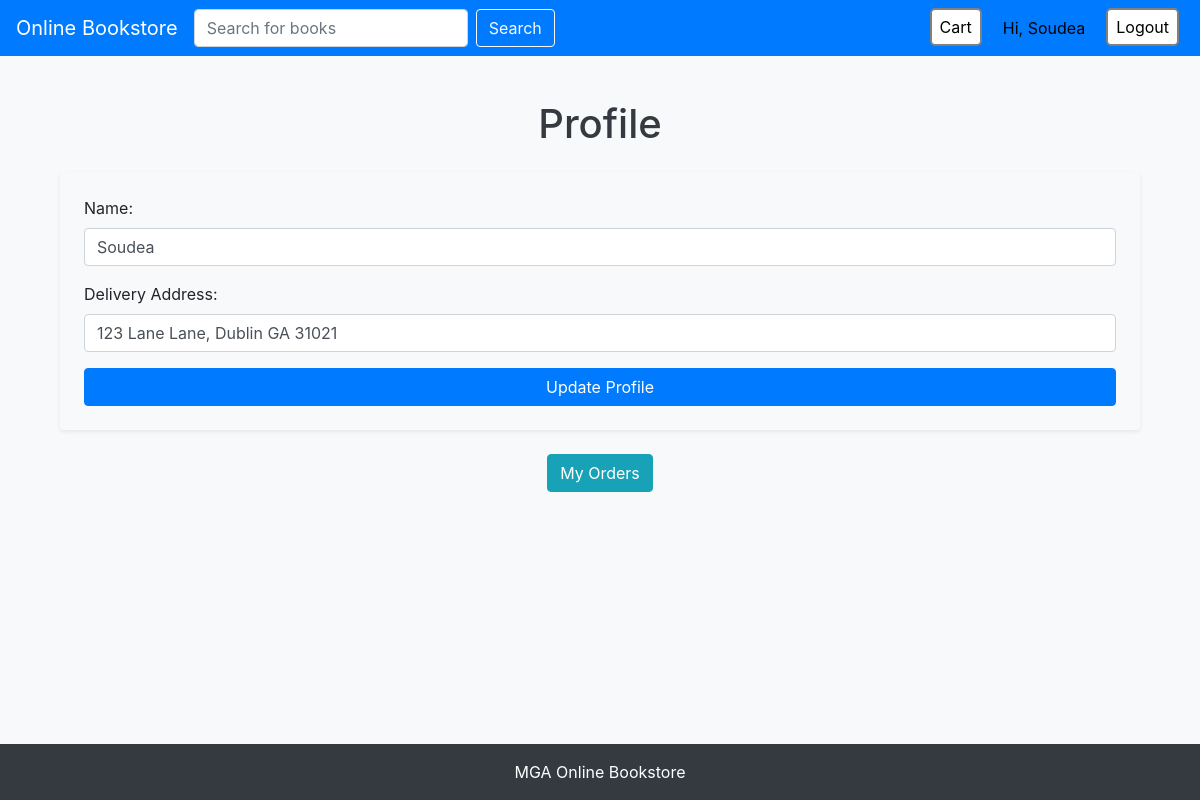
Screenshot of /profile (signed in) with the database file from the repository.
### tables this page shows
CREATE TABLE users (
                id INTEGER PRIMARY KEY AUTOINCREMENT,
                email TEXT NOT NULL,
                name TEXT NOT NULL,
                status TEXT NOT NULL,
                department TEXT,
                address TEXT
            );

### app.py (the view, shortened to what this page needs)
@app.route('/profile', methods=['GET', 'POST'])
def profile():
    if 'user_email' not in session:
        return redirect(url_for('login'))
    user = User.find_by_email(session['user_email'])
    role = session.get('role')
    print(role)
    return render_template('profile.html', user=user, role=role)

### models.py (called while the page is built)
    @classmethod
    def get_connection(cls):
        return sqlite3.connect(cls.DB_PATH)

    @classmethod
    def find_by_email(cls, email):
        with cls.get_connection() as conn:
            conn.row_factory = sqlite3.Row
            row = conn.execute('SELECT * FROM users WHERE email = ?', (email,)).fetchone()
            if row:
                return cls(
                    email=row['email'],
                    name=row['name'],
                    status=row['status'],
                    department=row['department'],
                    address=row['address']
                )
        return None

### templates/profile.html (shortened to what this page needs)
{% extends 'base.html' %}
{% block content %}
<div class="container">
    <h1 class="text-center mb-4">Profile</h1>
    <form method="POST" class="bg-light p-4 rounded shadow-sm">
        <div class="mb-3">
            <label for="name" class="form-label">Name:</label>
            <input type="text" name="name" value="{{ user.name }}" required class="form-control">
        </div>
        <div class="mb-3">
            <label for="address" class="form-label">Delivery Address:</label>
            <input type="text" name="address" value="{{ user.address }}" required class="form-control">
        </div>
        <button type="submit" class="btn btn-primary w-100">Update Profile</button>
    </form>
    <div class="mt-4 text-center">
        <a href="{{ url_for('my_orders') }}" class="btn btn-info">My Orders</a>
    </div>
</div>
{% endblock %}

### templates/base.html (shortened to what this page needs)
<!DOCTYPE html>
<html lang="en">
<head>
    <link href="https://stackpath.bootstrapcdn.com/bootstrap/4.5.2/css/bootstrap.min.css" rel="stylesheet">
    <link rel="stylesheet" href="{{ url_for('static', filename='css/styles.css') }}">
</head>
<body>
    <header>
        <nav class="navbar navbar-expand-lg navbar-dark bg-primary">
            <a class="navbar-brand" href="{{ url_for('index') }}">Online Bookstore</a>
            <div class="collapse navbar-collapse" id="navbarNav">
                <form class="form-inline mr-auto my-2 my-lg-0" action="{{ url_for('search') }}" method="GET">
                    <input class="form-control mr-sm-2" type="search" name="query" placeholder="Search for books" aria-label="Search">
                    <button class="btn btn-outline-light my-2 my-sm-0" type="submit">Search</button>
                </form>
                <ul class="navbar-nav">
                    <li class="nav-item"><a class="nav-link" href="{{ url_for('view_cart') }}">Cart</a></li>
                    {% if session.get('user_email') %}
                        <li class="nav-item">
                            <a class="nav-link bg-primary text-light rounded px-3 py-2" href="{{ url_for('profile') }}" style="background-color: transparent; border: none;">
                                Hi, {{ session.get('user_name') }}
                            </a>
                        </li>
                        <li class="nav-item">
                            <a class="nav-link" href="{{ url_for('logout') }}">Logout</a>
                        </li>
                    {% else %}
                        <li class="nav-item">
                            <a class="nav-link" href="{{ url_for('login') }}">Login</a>
                        </li>
                    {% endif %}
            </div>
        </nav>
    </header>
    <main class="container mt-4">
        {% block content %}{% endblock %}
    </main>
    <footer class="footer mt-auto py-3 bg-dark text-white text-center">
        <div class="container">
            <span>MGA Online Bookstore</span>
        </div>
    </footer>
</body>
</html>

### static/css/styles.css (style rules this page uses)
body, html { height: 100%; margin: 0; display: flex; flex-direction: column; }
.footer { position: sticky; bottom: 0; }
body { background-color: #f8f9fa; }
h1 { color: #343a40; }
.navbar { margin-bottom: 20px; }
.nav-link { background-color: white; border: 2px solid gray; border-radius: 5px; padding: 5px 10px; margin-right: 5px; color: black !important; }

### rows the page displays
users: get "Soudea", name "Soudea", address "123 Lane Lane, Dublin GA 31021"
